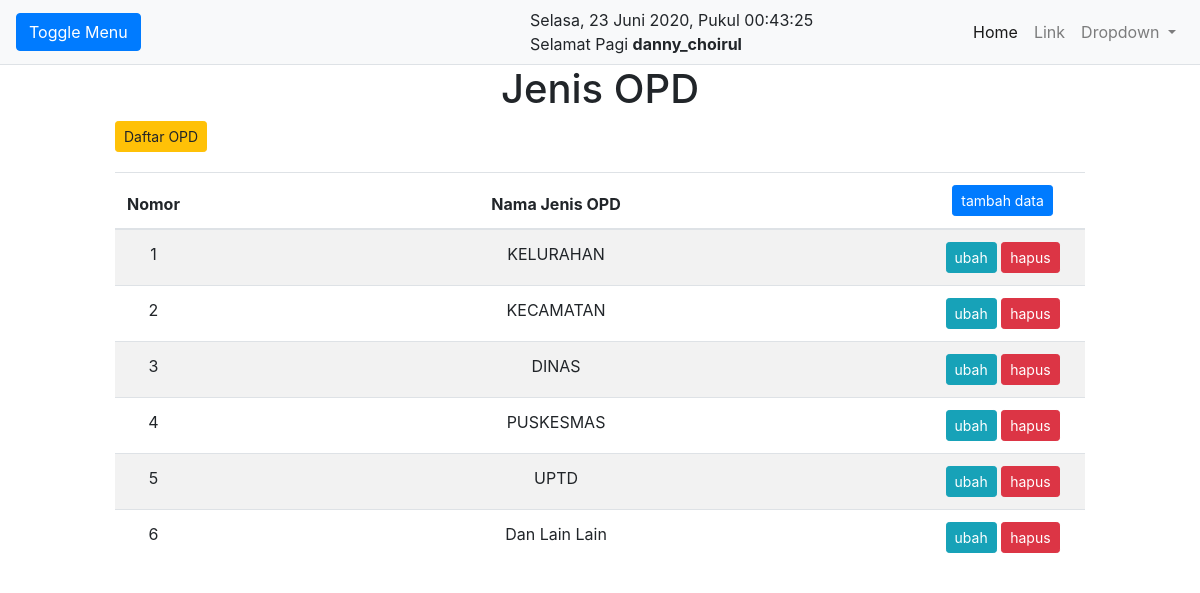
Page /jenis/index.php (signed in) on the committed database.
### tables this page shows
CREATE TABLE `jenis_opd`  (
  `id_jenis_opd` int(2) NOT NULL AUTO_INCREMENT,
  `nama_jenis_opd` varchar(30) NOT NULL,
  PRIMARY KEY (`id_jenis_opd`) USING BTREE
);

### koneksi.php (called while the page is built)
<?php
$conn = mysqli_connect("localhost", "root", "", "data");
function query($query)
{
    global $conn;
    $result = mysqli_query($conn, $query);
    $rows = [];
    while ($row = mysqli_fetch_assoc($result)) {
        $rows[] = $row;
    }
    return $rows;
}

### jenis/index.php (the view, shortened to what this page needs)
<?php
include "../header.php";
$jenis = query("SELECT * FROM jenis_opd");
?>
<div class="d-flex" id="wrapper">
    <div id="page-content-wrapper">
        <center>
            <h1>Jenis OPD</h1>
        </center>
        <div class="col-md-10 offset-1">
            <a style="margin-bottom:20px" class="btn btn-sm btn-warning" href="../opd/index.php" role="button">Daftar OPD</a>
            <table class="table table-striped" id="table_id">
                <thead>
                    <tr style="text-align: center">
                        <th width="5%" style="text-align: center;" scope="col">Nomor</th>
                        <th scope="col">Nama Jenis OPD</th>
                        <th scope="col" style="width: 17%">
                            <a class="btn btn-sm btn-primary" href="tambah.php" role="button">tambah data</a>
                        </th>
                    </tr>
                </thead>
                <tbody>
                    <?php $i = 1; ?>
                    <?php foreach ($jenis as $row) : ?>
                        <tr>
                            <td width="5%" style="text-align: center;" scope="row"><?= $i; ?></td>
                            <td style="text-align: center;"><?= $row["nama_jenis_opd"]; ?></td>
                            <td style="text-align: center">
                                <a class="btn btn-sm btn-info" href="ubah.php?id_jenis_opd=<?= $row["id_jenis_opd"]; ?>" role="button">ubah</a>
                                <a class="btn btn-sm btn-danger" href="hapus.php?id_jenis_opd=<?= $row["id_jenis_opd"]; ?>" onclick="return confirm('yakin?');" role="button">hapus</a>
                            </td>
                        </tr>
                        <?php $i++; ?>
                    <?php endforeach; ?>
                </tbody>
            </table>
        </div>
    </div>
</div>
<?php
include "../footer.php";
?>

### assets/css/simple-sidebar.css (style rules this page uses)
body { overflow-x: hidden; }
#page-content-wrapper { min-width: 100vw; }
@media (min-width: 768px) { #page-content-wrapper { min-width: 0; width: 100%; } }

### rows in the picture
jenis_opd: nama_jenis_opd "KELURAHAN"
jenis_opd: nama_jenis_opd "KECAMATAN"
jenis_opd: nama_jenis_opd "DINAS"
jenis_opd: nama_jenis_opd "PUSKESMAS"
jenis_opd: nama_jenis_opd "UPTD"
jenis_opd: nama_jenis_opd "Dan Lain Lain"

### other values in the picture
$nama "danny_choirul"
